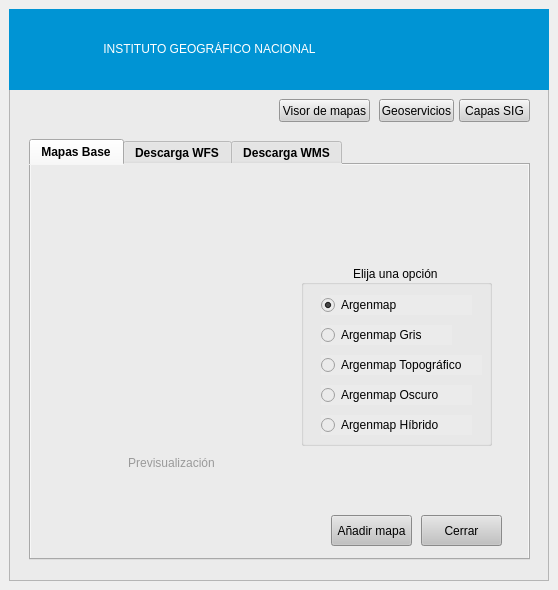
<?xml version="1.0" encoding="UTF-8"?>
<ui version="4.0">
 <class>mapasBaseDockWidgetBase</class>
 <widget class="QDockWidget" name="mapasBaseDockWidgetBase">
  <property name="geometry">
   <rect>
    <x>0</x>
    <y>0</y>
    <width>558</width>
    <height>612</height>
   </rect>
  </property>
  <property name="layoutDirection">
   <enum>Qt::LeftToRight</enum>
  </property>
  <property name="autoFillBackground">
   <bool>true</bool>
  </property>
  <property name="styleSheet">
   <string notr="true">color: rgb(0, 0, 0);</string>
  </property>
  <property name="windowTitle">
   <string>IGN Plugin</string>
  </property>
  <widget class="QWidget" name="dockWidgetContents">
   <property name="sizePolicy">
    <sizepolicy hsizetype="Preferred" vsizetype="Preferred">
     <horstretch>1</horstretch>
     <verstretch>0</verstretch>
    </sizepolicy>
   </property>
   <property name="minimumSize">
    <size>
     <width>558</width>
     <height>590</height>
    </size>
   </property>
   <property name="maximumSize">
    <size>
     <width>558</width>
     <height>590</height>
    </size>
   </property>
   <property name="layoutDirection">
    <enum>Qt::LeftToRight</enum>
   </property>
   <property name="autoFillBackground">
    <bool>true</bool>
   </property>
   <property name="styleSheet">
    <string notr="true">color: rgb(0, 0, 0);</string>
   </property>
   <layout class="QGridLayout" name="gridLayout">
    <item row="0" column="1">
     <widget class="QFrame" name="frame">
      <property name="enabled">
       <bool>true</bool>
      </property>
      <property name="sizePolicy">
       <sizepolicy hsizetype="Preferred" vsizetype="Preferred">
        <horstretch>0</horstretch>
        <verstretch>0</verstretch>
       </sizepolicy>
      </property>
      <property name="autoFillBackground">
       <bool>false</bool>
      </property>
      <property name="styleSheet">
       <string notr="true">background-color: rgb(235, 235, 235);</string>
      </property>
      <property name="frameShape">
       <enum>QFrame::StyledPanel</enum>
      </property>
      <property name="frameShadow">
       <enum>QFrame::Raised</enum>
      </property>
      <widget class="QLabel" name="logo">
       <property name="geometry">
        <rect>
         <x>400</x>
         <y>0</y>
         <width>121</width>
         <height>81</height>
        </rect>
       </property>
       <property name="sizePolicy">
        <sizepolicy hsizetype="Expanding" vsizetype="Expanding">
         <horstretch>0</horstretch>
         <verstretch>0</verstretch>
        </sizepolicy>
       </property>
       <property name="styleSheet">
        <string notr="true">background-color: rgb(0, 148, 212);</string>
       </property>
       <property name="text">
        <string/>
       </property>
       <property name="scaledContents">
        <bool>true</bool>
       </property>
      </widget>
      <widget class="QLabel" name="label_5">
       <property name="geometry">
        <rect>
         <x>10</x>
         <y>20</y>
         <width>381</width>
         <height>41</height>
        </rect>
       </property>
       <property name="sizePolicy">
        <sizepolicy hsizetype="Expanding" vsizetype="Expanding">
         <horstretch>0</horstretch>
         <verstretch>0</verstretch>
        </sizepolicy>
       </property>
       <property name="autoFillBackground">
        <bool>false</bool>
       </property>
       <property name="styleSheet">
        <string notr="true">font: 75 16pt &quot;MS Shell Dlg 2&quot;;
color: rgb(255, 255, 255);
background-color: rgb(0, 148, 212);
</string>
       </property>
       <property name="text">
        <string>&lt;html&gt;&lt;head/&gt;&lt;body&gt;&lt;p&gt;&lt;span style=&quot; font-weight:400;&quot;&gt;INSTITUTO GEOGRÁFICO NACIONAL&lt;/span&gt;&lt;/p&gt;&lt;/body&gt;&lt;/html&gt;</string>
       </property>
       <property name="scaledContents">
        <bool>true</bool>
       </property>
       <property name="alignment">
        <set>Qt::AlignCenter</set>
       </property>
       <property name="textInteractionFlags">
        <set>Qt::NoTextInteraction</set>
       </property>
      </widget>
      <widget class="QTabWidget" name="tabWidget">
       <property name="geometry">
        <rect>
         <x>20</x>
         <y>130</y>
         <width>501</width>
         <height>421</height>
        </rect>
       </property>
       <property name="font">
        <font>
         <weight>75</weight>
         <italic>false</italic>
         <bold>true</bold>
         <underline>false</underline>
         <stylestrategy>PreferDefault</stylestrategy>
        </font>
       </property>
       <property name="cursor">
        <cursorShape>ArrowCursor</cursorShape>
       </property>
       <property name="autoFillBackground">
        <bool>false</bool>
       </property>
       <property name="styleSheet">
        <string notr="true">background-color: rgb(235, 235, 235);</string>
       </property>
       <property name="currentIndex">
        <number>0</number>
       </property>
       <property name="iconSize">
        <size>
         <width>22</width>
         <height>22</height>
        </size>
       </property>
       <property name="elideMode">
        <enum>Qt::ElideMiddle</enum>
       </property>
       <property name="documentMode">
        <bool>false</bool>
       </property>
       <property name="tabsClosable">
        <bool>false</bool>
       </property>
       <property name="movable">
        <bool>false</bool>
       </property>
       <property name="tabBarAutoHide">
        <bool>true</bool>
       </property>
       <widget class="QWidget" name="tab">
        <property name="styleSheet">
         <string notr="true">color: rgb(0, 0, 0);</string>
        </property>
        <attribute name="title">
         <string>Mapas Base</string>
        </attribute>
        <widget class="QWidget" name="widget" native="true">
         <property name="enabled">
          <bool>true</bool>
         </property>
         <property name="geometry">
          <rect>
           <x>10</x>
           <y>40</y>
           <width>471</width>
           <height>281</height>
          </rect>
         </property>
         <property name="sizePolicy">
          <sizepolicy hsizetype="Expanding" vsizetype="Expanding">
           <horstretch>0</horstretch>
           <verstretch>0</verstretch>
          </sizepolicy>
         </property>
         <property name="mouseTracking">
          <bool>false</bool>
         </property>
         <property name="autoFillBackground">
          <bool>false</bool>
         </property>
         <property name="styleSheet">
          <string notr="true">background-color: rgb(235, 235, 235);</string>
         </property>
         <widget class="QLabel" name="label_3">
          <property name="geometry">
           <rect>
            <x>20</x>
            <y>50</y>
            <width>211</width>
            <height>191</height>
           </rect>
          </property>
          <property name="sizePolicy">
           <sizepolicy hsizetype="Expanding" vsizetype="Expanding">
            <horstretch>0</horstretch>
            <verstretch>0</verstretch>
           </sizepolicy>
          </property>
          <property name="styleSheet">
           <string notr="true"/>
          </property>
          <property name="text">
           <string/>
          </property>
          <property name="scaledContents">
           <bool>true</bool>
          </property>
         </widget>
         <widget class="QLabel" name="label">
          <property name="geometry">
           <rect>
            <x>60</x>
            <y>250</y>
            <width>141</width>
            <height>16</height>
           </rect>
          </property>
          <property name="sizePolicy">
           <sizepolicy hsizetype="Expanding" vsizetype="Expanding">
            <horstretch>0</horstretch>
            <verstretch>0</verstretch>
           </sizepolicy>
          </property>
          <property name="autoFillBackground">
           <bool>false</bool>
          </property>
          <property name="text">
           <string>&lt;html&gt;&lt;head/&gt;&lt;body&gt;&lt;p&gt;&lt;span style=&quot; color:#9a9a9a;&quot;&gt;Previsualización&lt;/span&gt;&lt;/p&gt;&lt;/body&gt;&lt;/html&gt;</string>
          </property>
          <property name="scaledContents">
           <bool>true</bool>
          </property>
          <property name="alignment">
           <set>Qt::AlignCenter</set>
          </property>
         </widget>
         <widget class="QGroupBox" name="groupBox">
          <property name="enabled">
           <bool>true</bool>
          </property>
          <property name="geometry">
           <rect>
            <x>260</x>
            <y>60</y>
            <width>191</width>
            <height>181</height>
           </rect>
          </property>
          <property name="sizePolicy">
           <sizepolicy hsizetype="Expanding" vsizetype="Expanding">
            <horstretch>0</horstretch>
            <verstretch>0</verstretch>
           </sizepolicy>
          </property>
          <property name="font">
           <font>
            <weight>50</weight>
            <bold>false</bold>
            <stylestrategy>PreferAntialias</stylestrategy>
           </font>
          </property>
          <property name="autoFillBackground">
           <bool>false</bool>
          </property>
          <property name="styleSheet">
           <string notr="true">background-color: rgb(235, 235, 235);</string>
          </property>
          <property name="title">
           <string>Elija una opción </string>
          </property>
          <property name="alignment">
           <set>Qt::AlignHCenter|Qt::AlignTop</set>
          </property>
          <property name="flat">
           <bool>true</bool>
          </property>
          <property name="checkable">
           <bool>false</bool>
          </property>
          <widget class="QRadioButton" name="radioButton_1">
           <property name="geometry">
            <rect>
             <x>20</x>
             <y>30</y>
             <width>151</width>
             <height>20</height>
            </rect>
           </property>
           <property name="sizePolicy">
            <sizepolicy hsizetype="Expanding" vsizetype="Expanding">
             <horstretch>0</horstretch>
             <verstretch>0</verstretch>
            </sizepolicy>
           </property>
           <property name="cursor">
            <cursorShape>PointingHandCursor</cursorShape>
           </property>
           <property name="autoFillBackground">
            <bool>false</bool>
           </property>
           <property name="styleSheet">
            <string notr="true"/>
           </property>
           <property name="text">
            <string>Argenmap</string>
           </property>
           <property name="checkable">
            <bool>true</bool>
           </property>
           <property name="checked">
            <bool>true</bool>
           </property>
          </widget>
          <widget class="QRadioButton" name="radioButton_4">
           <property name="geometry">
            <rect>
             <x>20</x>
             <y>120</y>
             <width>151</width>
             <height>20</height>
            </rect>
           </property>
           <property name="sizePolicy">
            <sizepolicy hsizetype="Expanding" vsizetype="Expanding">
             <horstretch>0</horstretch>
             <verstretch>0</verstretch>
            </sizepolicy>
           </property>
           <property name="cursor">
            <cursorShape>PointingHandCursor</cursorShape>
           </property>
           <property name="autoFillBackground">
            <bool>false</bool>
           </property>
           <property name="styleSheet">
            <string notr="true"/>
           </property>
           <property name="text">
            <string>Argenmap Oscuro</string>
           </property>
          </widget>
          <widget class="QRadioButton" name="radioButton_3">
           <property name="geometry">
            <rect>
             <x>20</x>
             <y>90</y>
             <width>161</width>
             <height>20</height>
            </rect>
           </property>
           <property name="sizePolicy">
            <sizepolicy hsizetype="Expanding" vsizetype="Expanding">
             <horstretch>0</horstretch>
             <verstretch>0</verstretch>
            </sizepolicy>
           </property>
           <property name="cursor">
            <cursorShape>PointingHandCursor</cursorShape>
           </property>
           <property name="autoFillBackground">
            <bool>false</bool>
           </property>
           <property name="styleSheet">
            <string notr="true"/>
           </property>
           <property name="text">
            <string>Argenmap Topográfico</string>
           </property>
          </widget>
          <widget class="QRadioButton" name="radioButton_2">
           <property name="geometry">
            <rect>
             <x>20</x>
             <y>60</y>
             <width>131</width>
             <height>20</height>
            </rect>
           </property>
           <property name="sizePolicy">
            <sizepolicy hsizetype="Expanding" vsizetype="Expanding">
             <horstretch>0</horstretch>
             <verstretch>0</verstretch>
            </sizepolicy>
           </property>
           <property name="cursor">
            <cursorShape>PointingHandCursor</cursorShape>
           </property>
           <property name="autoFillBackground">
            <bool>false</bool>
           </property>
           <property name="styleSheet">
            <string notr="true">border-bottom-color: rgb(255, 255, 0);</string>
           </property>
           <property name="text">
            <string>Argenmap Gris</string>
           </property>
          </widget>
          <widget class="QRadioButton" name="radioButton_5">
           <property name="geometry">
            <rect>
             <x>20</x>
             <y>150</y>
             <width>151</width>
             <height>20</height>
            </rect>
           </property>
           <property name="sizePolicy">
            <sizepolicy hsizetype="Expanding" vsizetype="Expanding">
             <horstretch>0</horstretch>
             <verstretch>0</verstretch>
            </sizepolicy>
           </property>
           <property name="cursor">
            <cursorShape>PointingHandCursor</cursorShape>
           </property>
           <property name="autoFillBackground">
            <bool>false</bool>
           </property>
           <property name="text">
            <string>Argenmap Híbrido</string>
           </property>
          </widget>
         </widget>
        </widget>
        <widget class="QPushButton" name="pushButton">
         <property name="geometry">
          <rect>
           <x>300</x>
           <y>350</y>
           <width>81</width>
           <height>31</height>
          </rect>
         </property>
         <property name="sizePolicy">
          <sizepolicy hsizetype="Expanding" vsizetype="Expanding">
           <horstretch>0</horstretch>
           <verstretch>0</verstretch>
          </sizepolicy>
         </property>
         <property name="cursor">
          <cursorShape>PointingHandCursor</cursorShape>
         </property>
         <property name="autoFillBackground">
          <bool>false</bool>
         </property>
         <property name="styleSheet">
          <string notr="true">background-color: rgb(193, 193, 193);</string>
         </property>
         <property name="text">
          <string>Añadir mapa</string>
         </property>
        </widget>
        <widget class="QPushButton" name="pushButton_cerrar">
         <property name="geometry">
          <rect>
           <x>390</x>
           <y>350</y>
           <width>81</width>
           <height>31</height>
          </rect>
         </property>
         <property name="sizePolicy">
          <sizepolicy hsizetype="Expanding" vsizetype="Expanding">
           <horstretch>0</horstretch>
           <verstretch>0</verstretch>
          </sizepolicy>
         </property>
         <property name="cursor">
          <cursorShape>PointingHandCursor</cursorShape>
         </property>
         <property name="autoFillBackground">
          <bool>false</bool>
         </property>
         <property name="styleSheet">
          <string notr="true">background-color: rgb(193, 193, 193);</string>
         </property>
         <property name="text">
          <string>Cerrar</string>
         </property>
        </widget>
       </widget>
       <widget class="QWidget" name="tab_3">
        <property name="styleSheet">
         <string notr="true">color: rgb(0, 0, 0);</string>
        </property>
        <attribute name="title">
         <string>Descarga WFS</string>
        </attribute>
        <widget class="QWidget" name="widget_6" native="true">
         <property name="geometry">
          <rect>
           <x>10</x>
           <y>10</y>
           <width>471</width>
           <height>411</height>
          </rect>
         </property>
         <property name="sizePolicy">
          <sizepolicy hsizetype="Expanding" vsizetype="Expanding">
           <horstretch>0</horstretch>
           <verstretch>0</verstretch>
          </sizepolicy>
         </property>
         <property name="autoFillBackground">
          <bool>false</bool>
         </property>
         <property name="styleSheet">
          <string notr="true">background-color: rgb(235, 235, 235);</string>
         </property>
         <widget class="QLabel" name="label_7">
          <property name="geometry">
           <rect>
            <x>40</x>
            <y>20</y>
            <width>91</width>
            <height>16</height>
           </rect>
          </property>
          <property name="sizePolicy">
           <sizepolicy hsizetype="Expanding" vsizetype="Expanding">
            <horstretch>0</horstretch>
            <verstretch>0</verstretch>
           </sizepolicy>
          </property>
          <property name="autoFillBackground">
           <bool>false</bool>
          </property>
          <property name="text">
           <string>Buscar capa WFS:</string>
          </property>
         </widget>
         <widget class="QLineEdit" name="lineEdit_WFS">
          <property name="geometry">
           <rect>
            <x>140</x>
            <y>10</y>
            <width>301</width>
            <height>31</height>
           </rect>
          </property>
          <property name="sizePolicy">
           <sizepolicy hsizetype="Expanding" vsizetype="Expanding">
            <horstretch>0</horstretch>
            <verstretch>0</verstretch>
           </sizepolicy>
          </property>
          <property name="autoFillBackground">
           <bool>false</bool>
          </property>
          <property name="styleSheet">
           <string notr="true">background-color: rgb(255, 255, 255);
</string>
          </property>
          <property name="inputMask">
           <string/>
          </property>
          <property name="text">
           <string/>
          </property>
          <property name="frame">
           <bool>true</bool>
          </property>
          <property name="dragEnabled">
           <bool>true</bool>
          </property>
          <property name="placeholderText">
           <string>Buscar...</string>
          </property>
          <property name="cursorMoveStyle">
           <enum>Qt::LogicalMoveStyle</enum>
          </property>
          <property name="clearButtonEnabled">
           <bool>true</bool>
          </property>
         </widget>
         <widget class="QPushButton" name="pushButton_WFS2">
          <property name="geometry">
           <rect>
            <x>270</x>
            <y>350</y>
            <width>81</width>
            <height>31</height>
           </rect>
          </property>
          <property name="styleSheet">
           <string notr="true">background-color: rgb(193, 193, 193);</string>
          </property>
          <property name="text">
           <string>Añadir WFS</string>
          </property>
         </widget>
         <widget class="QTreeWidget" name="treeWidget_wfs">
          <property name="geometry">
           <rect>
            <x>40</x>
            <y>50</y>
            <width>401</width>
            <height>291</height>
           </rect>
          </property>
          <property name="sizePolicy">
           <sizepolicy hsizetype="Expanding" vsizetype="Expanding">
            <horstretch>0</horstretch>
            <verstretch>0</verstretch>
           </sizepolicy>
          </property>
          <property name="autoFillBackground">
           <bool>true</bool>
          </property>
          <property name="styleSheet">
           <string notr="true">color: rgb(0, 0, 0);
background-color: rgb(232, 232, 232);

</string>
          </property>
          <column>
           <property name="text">
            <string>Capas WFS</string>
           </property>
           <property name="background">
            <color>
             <red>255</red>
             <green>255</green>
             <blue>255</blue>
            </color>
           </property>
          </column>
         </widget>
         <widget class="QListView" name="listView_WFS">
          <property name="geometry">
           <rect>
            <x>40</x>
            <y>70</y>
            <width>401</width>
            <height>271</height>
           </rect>
          </property>
          <property name="sizePolicy">
           <sizepolicy hsizetype="Expanding" vsizetype="Expanding">
            <horstretch>0</horstretch>
            <verstretch>0</verstretch>
           </sizepolicy>
          </property>
          <property name="font">
           <font>
            <stylestrategy>PreferDefault</stylestrategy>
           </font>
          </property>
          <property name="autoFillBackground">
           <bool>true</bool>
          </property>
          <property name="styleSheet">
           <string notr="true">color: rgb(0, 0, 0);
background-color: rgb(232, 232, 232);
</string>
          </property>
         </widget>
         <widget class="QPushButton" name="pushButton_WFS">
          <property name="geometry">
           <rect>
            <x>270</x>
            <y>350</y>
            <width>81</width>
            <height>31</height>
           </rect>
          </property>
          <property name="styleSheet">
           <string notr="true">background-color: rgb(193, 193, 193);</string>
          </property>
          <property name="text">
           <string>Añadir WFS</string>
          </property>
         </widget>
         <widget class="QPushButton" name="pushButton_cerrar_2">
          <property name="geometry">
           <rect>
            <x>360</x>
            <y>350</y>
            <width>81</width>
            <height>31</height>
           </rect>
          </property>
          <property name="cursor">
           <cursorShape>PointingHandCursor</cursorShape>
          </property>
          <property name="styleSheet">
           <string notr="true">background-color: rgb(193, 193, 193);</string>
          </property>
          <property name="text">
           <string>Cerrar</string>
          </property>
         </widget>
         <zorder>pushButton_WFS</zorder>
         <zorder>label_7</zorder>
         <zorder>lineEdit_WFS</zorder>
         <zorder>pushButton_WFS2</zorder>
         <zorder>treeWidget_wfs</zorder>
         <zorder>listView_WFS</zorder>
         <zorder>pushButton_cerrar_2</zorder>
        </widget>
       </widget>
       <widget class="QWidget" name="tab_2">
        <property name="styleSheet">
         <string notr="true">color: rgb(0, 0, 0);</string>
        </property>
        <attribute name="title">
         <string>Descarga WMS</string>
        </attribute>
        <widget class="QWidget" name="widget_7" native="true">
         <property name="geometry">
          <rect>
           <x>10</x>
           <y>10</y>
           <width>471</width>
           <height>411</height>
          </rect>
         </property>
         <property name="sizePolicy">
          <sizepolicy hsizetype="Expanding" vsizetype="Expanding">
           <horstretch>0</horstretch>
           <verstretch>0</verstretch>
          </sizepolicy>
         </property>
         <property name="autoFillBackground">
          <bool>false</bool>
         </property>
         <property name="styleSheet">
          <string notr="true">color: rgb(0, 0, 0);
background-color: rgb(235, 235, 235);</string>
         </property>
         <widget class="QLabel" name="label_8">
          <property name="geometry">
           <rect>
            <x>40</x>
            <y>20</y>
            <width>91</width>
            <height>16</height>
           </rect>
          </property>
          <property name="sizePolicy">
           <sizepolicy hsizetype="Expanding" vsizetype="Expanding">
            <horstretch>0</horstretch>
            <verstretch>0</verstretch>
           </sizepolicy>
          </property>
          <property name="autoFillBackground">
           <bool>false</bool>
          </property>
          <property name="text">
           <string>Buscar capa WMS:</string>
          </property>
         </widget>
         <widget class="QLineEdit" name="lineEdit_WMS">
          <property name="geometry">
           <rect>
            <x>140</x>
            <y>10</y>
            <width>301</width>
            <height>31</height>
           </rect>
          </property>
          <property name="sizePolicy">
           <sizepolicy hsizetype="Expanding" vsizetype="Expanding">
            <horstretch>0</horstretch>
            <verstretch>0</verstretch>
           </sizepolicy>
          </property>
          <property name="autoFillBackground">
           <bool>false</bool>
          </property>
          <property name="styleSheet">
           <string notr="true">background-color: rgb(255, 255, 255);</string>
          </property>
          <property name="placeholderText">
           <string>Buscar...</string>
          </property>
          <property name="clearButtonEnabled">
           <bool>true</bool>
          </property>
         </widget>
         <widget class="QPushButton" name="pushButton_WMS2">
          <property name="geometry">
           <rect>
            <x>270</x>
            <y>350</y>
            <width>81</width>
            <height>31</height>
           </rect>
          </property>
          <property name="sizePolicy">
           <sizepolicy hsizetype="Expanding" vsizetype="Expanding">
            <horstretch>0</horstretch>
            <verstretch>0</verstretch>
           </sizepolicy>
          </property>
          <property name="styleSheet">
           <string notr="true">background-color: rgb(193, 193, 193);</string>
          </property>
          <property name="text">
           <string>Añadir WMS</string>
          </property>
         </widget>
         <widget class="QTreeWidget" name="treeWidget_wms">
          <property name="geometry">
           <rect>
            <x>40</x>
            <y>50</y>
            <width>401</width>
            <height>291</height>
           </rect>
          </property>
          <property name="sizePolicy">
           <sizepolicy hsizetype="Expanding" vsizetype="Expanding">
            <horstretch>0</horstretch>
            <verstretch>0</verstretch>
           </sizepolicy>
          </property>
          <property name="autoFillBackground">
           <bool>true</bool>
          </property>
          <property name="styleSheet">
           <string notr="true">color: rgb(0, 0, 0);
background-color: rgb(232, 232, 232);

</string>
          </property>
          <column>
           <property name="text">
            <string>Capas WMS</string>
           </property>
           <property name="background">
            <color>
             <red>255</red>
             <green>255</green>
             <blue>255</blue>
            </color>
           </property>
          </column>
         </widget>
         <widget class="QListView" name="listView_WMS">
          <property name="geometry">
           <rect>
            <x>40</x>
            <y>70</y>
            <width>401</width>
            <height>271</height>
           </rect>
          </property>
          <property name="sizePolicy">
           <sizepolicy hsizetype="Expanding" vsizetype="Expanding">
            <horstretch>0</horstretch>
            <verstretch>0</verstretch>
           </sizepolicy>
          </property>
          <property name="autoFillBackground">
           <bool>true</bool>
          </property>
          <property name="styleSheet">
           <string notr="true">color: rgb(0, 0, 0);
background-color: rgb(232, 232, 232);
</string>
          </property>
         </widget>
         <widget class="QPushButton" name="pushButton_WMS">
          <property name="geometry">
           <rect>
            <x>270</x>
            <y>350</y>
            <width>81</width>
            <height>31</height>
           </rect>
          </property>
          <property name="styleSheet">
           <string notr="true">background-color: rgb(193, 193, 193);</string>
          </property>
          <property name="text">
           <string>Añadir WMS</string>
          </property>
         </widget>
         <widget class="QPushButton" name="pushButton_cerrar_3">
          <property name="geometry">
           <rect>
            <x>360</x>
            <y>350</y>
            <width>81</width>
            <height>31</height>
           </rect>
          </property>
          <property name="sizePolicy">
           <sizepolicy hsizetype="Expanding" vsizetype="Expanding">
            <horstretch>0</horstretch>
            <verstretch>0</verstretch>
           </sizepolicy>
          </property>
          <property name="cursor">
           <cursorShape>PointingHandCursor</cursorShape>
          </property>
          <property name="styleSheet">
           <string notr="true">background-color: rgb(193, 193, 193);</string>
          </property>
          <property name="text">
           <string>Cerrar</string>
          </property>
         </widget>
         <zorder>pushButton_WMS</zorder>
         <zorder>label_8</zorder>
         <zorder>lineEdit_WMS</zorder>
         <zorder>pushButton_WMS2</zorder>
         <zorder>treeWidget_wms</zorder>
         <zorder>listView_WMS</zorder>
         <zorder>pushButton_cerrar_3</zorder>
        </widget>
       </widget>
      </widget>
      <widget class="QPushButton" name="button_link">
       <property name="geometry">
        <rect>
         <x>270</x>
         <y>90</y>
         <width>91</width>
         <height>23</height>
        </rect>
       </property>
       <property name="sizePolicy">
        <sizepolicy hsizetype="Expanding" vsizetype="Expanding">
         <horstretch>0</horstretch>
         <verstretch>0</verstretch>
        </sizepolicy>
       </property>
       <property name="cursor">
        <cursorShape>PointingHandCursor</cursorShape>
       </property>
       <property name="autoFillBackground">
        <bool>false</bool>
       </property>
       <property name="styleSheet">
        <string notr="true">background-color: rgb(208, 208, 208);</string>
       </property>
       <property name="text">
        <string>Visor de mapas</string>
       </property>
      </widget>
      <widget class="QPushButton" name="button_Geoservicios">
       <property name="geometry">
        <rect>
         <x>370</x>
         <y>90</y>
         <width>75</width>
         <height>23</height>
        </rect>
       </property>
       <property name="sizePolicy">
        <sizepolicy hsizetype="Expanding" vsizetype="Expanding">
         <horstretch>0</horstretch>
         <verstretch>0</verstretch>
        </sizepolicy>
       </property>
       <property name="cursor">
        <cursorShape>PointingHandCursor</cursorShape>
       </property>
       <property name="autoFillBackground">
        <bool>false</bool>
       </property>
       <property name="styleSheet">
        <string notr="true">background-color: rgb(208, 208, 208);</string>
       </property>
       <property name="text">
        <string>Geoservicios</string>
       </property>
      </widget>
      <widget class="QLabel" name="label_2">
       <property name="geometry">
        <rect>
         <x>0</x>
         <y>0</y>
         <width>541</width>
         <height>81</height>
        </rect>
       </property>
       <property name="sizePolicy">
        <sizepolicy hsizetype="Expanding" vsizetype="Expanding">
         <horstretch>0</horstretch>
         <verstretch>0</verstretch>
        </sizepolicy>
       </property>
       <property name="styleSheet">
        <string notr="true">background-color: rgb(0, 148, 212);</string>
       </property>
       <property name="text">
        <string/>
       </property>
      </widget>
      <widget class="QPushButton" name="button_CapasSig">
       <property name="geometry">
        <rect>
         <x>450</x>
         <y>90</y>
         <width>71</width>
         <height>23</height>
        </rect>
       </property>
       <property name="sizePolicy">
        <sizepolicy hsizetype="Expanding" vsizetype="Expanding">
         <horstretch>0</horstretch>
         <verstretch>0</verstretch>
        </sizepolicy>
       </property>
       <property name="cursor">
        <cursorShape>PointingHandCursor</cursorShape>
       </property>
       <property name="autoFillBackground">
        <bool>false</bool>
       </property>
       <property name="styleSheet">
        <string notr="true">background-color: rgb(208, 208, 208);</string>
       </property>
       <property name="text">
        <string>Capas SIG</string>
       </property>
      </widget>
      <zorder>label_2</zorder>
      <zorder>label_5</zorder>
      <zorder>tabWidget</zorder>
      <zorder>button_link</zorder>
      <zorder>button_Geoservicios</zorder>
      <zorder>logo</zorder>
      <zorder>button_CapasSig</zorder>
     </widget>
    </item>
   </layout>
  </widget>
 </widget>
 <tabstops>
  <tabstop>tabWidget</tabstop>
  <tabstop>radioButton_1</tabstop>
  <tabstop>radioButton_2</tabstop>
  <tabstop>radioButton_3</tabstop>
  <tabstop>radioButton_4</tabstop>
  <tabstop>radioButton_5</tabstop>
  <tabstop>lineEdit_WFS</tabstop>
  <tabstop>pushButton_cerrar</tabstop>
  <tabstop>lineEdit_WMS</tabstop>
  <tabstop>pushButton_WFS2</tabstop>
  <tabstop>treeWidget_wfs</tabstop>
  <tabstop>button_link</tabstop>
  <tabstop>button_Geoservicios</tabstop>
  <tabstop>pushButton_WMS2</tabstop>
  <tabstop>button_CapasSig</tabstop>
  <tabstop>treeWidget_wms</tabstop>
  <tabstop>listView_WMS</tabstop>
  <tabstop>pushButton_WMS</tabstop>
  <tabstop>listView_WFS</tabstop>
  <tabstop>pushButton_WFS</tabstop>
  <tabstop>pushButton</tabstop>
 </tabstops>
 <resources/>
 <connections/>
</ui>
